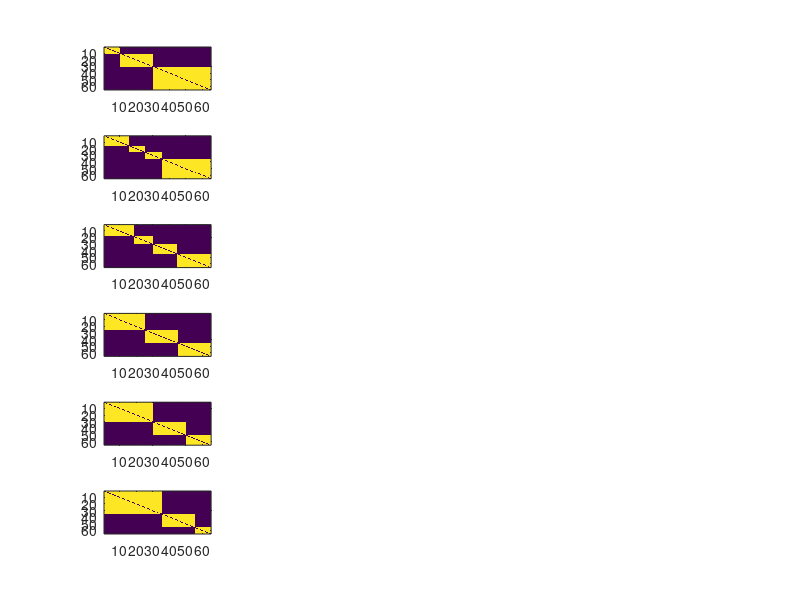

Recreate this plot in MATLAB. (Note: this script raises an error after producing the figure.)
clc;close all
state = 0;
rng('default');
% addpath(genpath('~DRL/'));
if 1
%% synthetic data
N = 65;
T = 6;
A = zeros(N, N, T);
B = cell(1, T);

bd = [0 10 30 65];
C = numel(bd) -1;
t = 1;
for cc = 1:C
    dex = bd(cc)+1:bd(cc+1);
    A(dex, dex, t) = 1;
    A(:, :, t) = A(:, :, t) - diag(diag(A(:, :, t)));
    B{t} = sparse(A(:, :, t));
end
subplot(T, 4, (t-1)* 4 + 1);imagesc(A(:,:,t));

for t = 2:T
    if t == 2
        bd = [0 15 25 35 65];
    elseif t == 3
        bd = [0 18 30 44 65];
    else
        bd = bd + [0 5 5 0];
    end
        
    C = numel(bd) -1;
    for cc = 1:C
        dex = bd(cc)+1:bd(cc+1);
        A(dex, dex, t) = 1;
        A(:, :, t) = A(:, :, t) - diag(diag(A(:, :, t)));
        B{t} = sparse(A(:, :, t));
    end
    subplot(T, 4, (t-1)* 4 + 1);imagesc(A(:,:,t));
    
    if t == 2
        bd = [0 15 35 65];
    elseif t == 3
        bd = [0 20 40 65];
    end
end

options.burnin = 2000;
options.mcmcsamps = 1000;
options.display = 1;

Acore = B;
TrainRatio = 1; 
numslices = T;
idx_train = cell(numslices, 1); idx_test = cell(numslices, 1); BTrain_Mask = cell(numslices, 1);
figure(1);
for t = 1:numslices
[idx_train{t}, idx_test{t}] = Create_Mask_big_network(Acore{t}, TrainRatio);

end
options.TrainRatio = TrainRatio;
options.idx_train = idx_train;
options.idx_test = idx_test;

numrep = 1;result = cell(numrep, 1);

options.Mex = 1;
for rep = 1:numrep
    result{rep} = HGPDR_batch_Gibbs(B, options);
end
end